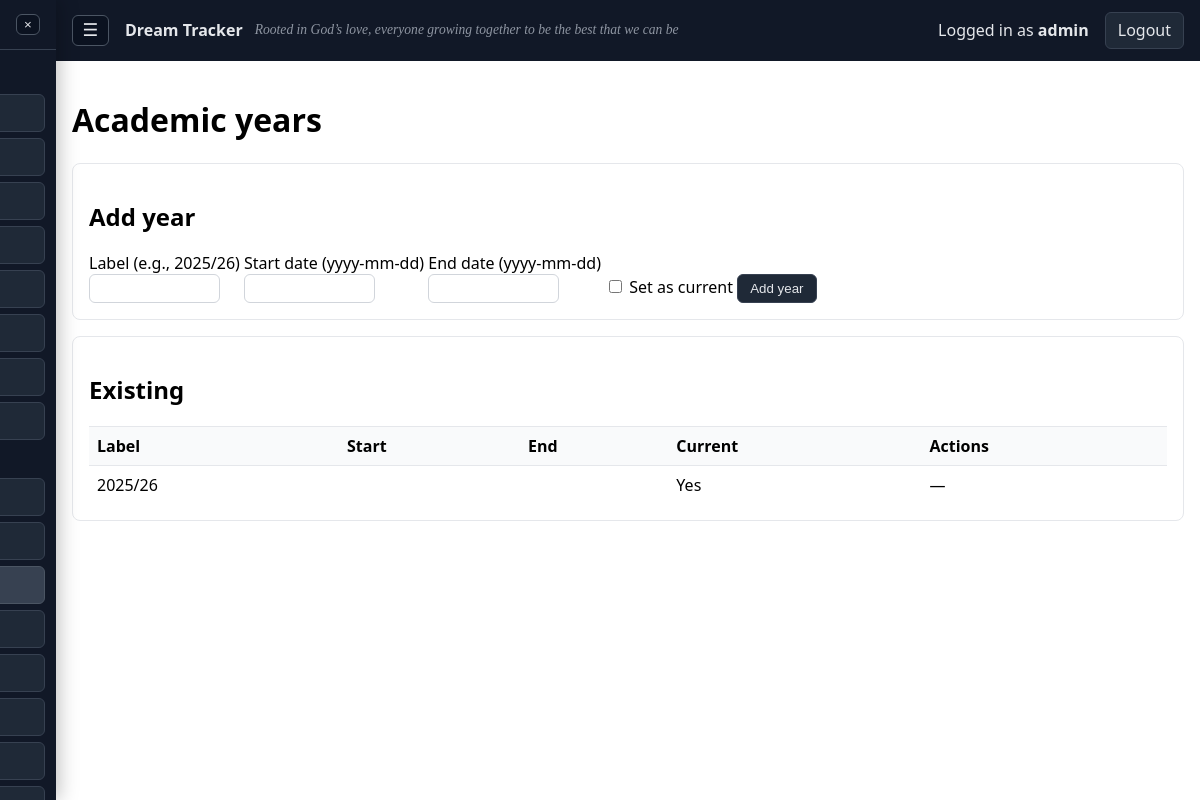
Page /admin/years (signed in) on the committed database.
### models.py (models this page shows, shortened)
class Teacher(UserMixin, db.Model):
    __tablename__ = "teachers"
    id = db.Column(db.Integer, primary_key=True)
    username = db.Column(db.String(80), unique=True, nullable=False)
    password_hash = db.Column(db.String(255), nullable=False)
    class_id = db.Column(db.Integer, db.ForeignKey("classes.id"))
    is_admin = db.Column(db.Boolean, nullable=False, default=False)
    is_active = db.Column(db.Boolean, nullable=False, default=True)
    class_links = db.relationship("TeacherClass", back_populates="teacher", cascade="all, delete-orphan")
    classes = db.relationship("SchoolClass", secondary="teacher_classes", viewonly=True)

class AcademicYear(db.Model):
    __tablename__ = "academic_years"
    id = db.Column(db.Integer, primary_key=True)
    label = db.Column(db.String(9), unique=True, nullable=False)  # "2025/26"
    start_date = db.Column(db.Date, nullable=True)
    end_date = db.Column(db.Date, nullable=True)
    is_current = db.Column(db.Boolean, default=False, nullable=False)

### app.py (the view, shortened to what this page needs)
    @app.route("/admin/years", methods=["GET", "POST"])
    @login_required
    def admin_years():
        if not getattr(current_user, "is_admin", False):
            flash("Admins only.", "error")
            return redirect(url_for("dashboard", subject="maths"))
        form = YearForm()
        set_form = SetCurrentYearForm()
        years = AcademicYear.query.order_by(AcademicYear.label.asc()).all()
        return render_template("admin_years.html", form=form, set_form=set_form, years=years)

### forms.py
class YearForm(FlaskForm):
    label = StringField("Label (e.g., 2025/26)", validators=[DataRequired(), Length(min=7, max=9)])
    start_date = StringField("Start date (optional, yyyy-mm-dd)", validators=[Optional(), Length(max=10)])
    end_date = StringField("End date (optional, yyyy-mm-dd)", validators=[Optional(), Length(max=10)])
    is_current = BooleanField("Set as current year")
    submit = SubmitField("Add year")

class SetCurrentYearForm(FlaskForm):
    year_id = HiddenField(validators=[DataRequired()])
    submit = SubmitField("Set current")

### templates/admin_years.html (shortened to what this page needs)
{% extends "layout.html" %}
{% block content %}
<h1>Academic years</h1>
<section class="card">
  <h2>Add year</h2>
  <form method="post">
    <label>Label (e.g., 2025/26)<br>{{ form.label(size=12) }}</label>
    <label>Start date (yyyy-mm-dd)<br>{{ form.start_date(size=12) }}</label>
    <label>End date (yyyy-mm-dd)<br>{{ form.end_date(size=12) }}</label>
    <label>{{ form.is_current() }} Set as current</label>
    {{ form.submit(class_="button") }}
  </form>
</section>
<section class="card">
  <h2>Existing</h2>
  <table>
    <thead><tr><th>Label</th><th>Start</th><th>End</th><th>Current</th><th>Actions</th></tr></thead>
    <tbody>
      {% for y in years %}
      <tr>
        <td>{{ y.label }}</td>
        <td>{{ y.start_date or '' }}</td>
        <td>{{ y.end_date or '' }}</td>
        <td>{{ 'Yes' if y.is_current else '' }}</td>
        <td>
          {% if not y.is_current %}
          <form method="post" style="display:inline">
            {{ set_form.csrf_token }}
            <input type="hidden" name="year_id" value="{{ y.id }}">
            {{ set_form.submit(class_="button") }}
          </form>
          {% else %}
          —
          {% endif %}
        </td>
      </tr>
      {% endfor %}
    </tbody>
  </table>
</section>
{% endblock %}

### templates/layout.html (shortened to what this page needs)
<!doctype html>
<html lang="en">
<head>
</head>
<body>
  {% set sidebar_params = namespace(values={}) %}
  {% for key in ['year','term','class','gender','pp','laps','svc','min_pct','max_pct','band'] %}
    {% if request.args.get(key) %}
      {% set _ = sidebar_params.values.update({key: request.args.get(key)}) %}
    {% endif %}
  {% endfor %}
  {% set sidebar_subject = request.view_args.get('subject') if request.view_args and request.view_args.get('subject') else request.args.get('subject', 'maths') %}
  {% set sidebar_mode = request.args.get('mode', 'table' if current_user.is_admin else 'home') %}
  {% set reports_href = url_for('reports', **sidebar_params.values) %}
  {% set is_year6_menu = y6_nav is not none %}
  {% if current_user.is_authenticated %}
    <div id="sidebarHoverZone" class="hover-zone" aria-hidden="true"></div>
    <aside id="sidebar" class="sidebar" aria-label="Main menu">
      <div class="sidebar-head">
        <button id="menuCloseBtn" class="sidebar-close" aria-label="Close menu" type="button">×</button>
      </div>
      <nav class="sidebar-nav">
        <div class="section-title">Teacher</div>
        {% if is_year6_menu %}
          <a class="sidebar-link {{ 'active' if request.endpoint == 'y6_home' or (request.endpoint == 'dashboard' and sidebar_mode == 'home') else '' }}" href="{{ url_for('y6_home', **sidebar_params.values) }}">Home</a>
          <a class="sidebar-link {{ 'active' if request.endpoint in ['y6_sats_tracker', 'sats_page'] else '' }}" href="{{ url_for('y6_sats_tracker', **sidebar_params.values) }}">SATs Tracker</a>
          <a class="sidebar-link {{ 'active' if request.endpoint in ['y6_writing', 'writing_dashboard'] or (request.endpoint == 'dashboard' and sidebar_subject == 'writing') else '' }}" href="{{ url_for('y6_writing', **sidebar_params.values) }}">Writing</a>
          <a class="sidebar-link {{ 'active' if request.endpoint in ['y6_reports', 'reports'] else '' }}" href="{{ url_for('y6_reports', **sidebar_params.values) }}">Reports</a>
        {% else %}
          <a class="sidebar-link {{ 'active' if request.endpoint == 'dashboard' and sidebar_mode == 'home' else '' }}" href="{{ url_for('dashboard', subject='maths', mode='home', **sidebar_params.values) }}">Home</a>
          <a class="sidebar-link {{ 'active' if request.endpoint == 'dashboard' and sidebar_mode == 'table' and sidebar_subject == 'maths' else '' }}" href="{{ url_for('dashboard', subject='maths', mode='table', **sidebar_params.values) }}">Maths</a>
          <a class="sidebar-link {{ 'active' if request.endpoint == 'dashboard' and sidebar_mode == 'table' and sidebar_subject == 'reading' else '' }}" href="{{ url_for('dashboard', subject='reading', mode='table', **sidebar_params.values) }}">Reading</a>
          <a class="sidebar-link {{ 'active' if request.endpoint == 'dashboard' and sidebar_mode == 'table' and sidebar_subject == 'spag' else '' }}" href="{{ url_for('dashboard', subject='spag', mode='table', **sidebar_params.values) }}">SPaG</a>
          <a class="sidebar-link {{ 'active' if request.endpoint == 'dashboard' and sidebar_mode == 'table' and sidebar_subject == 'writing' else '' }}" href="{{ url_for('dashboard', subject='writing', mode='table', **sidebar_params.values) }}">Writing</a>
          <a class="sidebar-link {{ 'active' if request.endpoint == 'assessments' else '' }}" href="{{ url_for('assessments') }}">GAP</a>
          <a class="sidebar-link {{ 'active' if request.endpoint == 'interventions' else '' }}" href="{{ url_for('interventions') }}">Interventions</a>
          <a class="sidebar-link {{ 'active' if request.endpoint == 'reports' else '' }}" href="{{ reports_href }}">Reports</a>
        {% endif %}
        {% if current_user.is_admin %}
          <div class="section-title">Admin</div>
          <a class="sidebar-link {{ 'active' if request.endpoint in ['admin_home','admin_overview'] else '' }}" href="{{ url_for('admin_home') }}">Home</a>
          <a class="sidebar-link {{ 'active' if request.endpoint in ['interventions','admin_interventions'] else '' }}" href="{{ url_for('interventions') }}">Interventions</a>
          <a class="sidebar-link {{ 'active' if request.endpoint == 'admin_years' else '' }}" href="{{ url_for('admin_years') }}">Years</a>
          <a class="sidebar-link {{ 'active' if request.endpoint == 'admin_promote' else '' }}" href="{{ url_for('admin_promote') }}">Promote</a>
          <a class="sidebar-link {{ 'active' if request.endpoint == 'admin_users' else '' }}" href="{{ url_for('admin_users') }}">Users</a>
          <a class="sidebar-link {{ 'active' if request.endpoint == 'admin_classes' else '' }}" href="{{ url_for('admin_classes') }}">Classes</a>
          <a class="sidebar-link {{ 'active' if request.endpoint == 'admin_archive' else '' }}" href="{{ url_for('admin_archive') }}">Archive</a>
          <a class="sidebar-link {{ 'active' if request.endpoint == 'import_results' else '' }}" href="{{ url_for('import_results') }}">Import data</a>
        {% endif %}
      </nav>
    </aside>
  {% endif %}
  <header class="bar">
    {% if current_user.is_authenticated %}
      <button id="menuBtn" class="menu-btn" aria-label="Open menu" type="button">☰</button>
    {% endif %}
    <div class="brand-wrap">
      <a class="brand" href="{{ url_for('index') }}">Dream Tracker</a>
      <span class="school-motto">Rooted in God’s love, everyone growing together to be the best that we can be</span>
    </div>
    {% if current_user.is_authenticated %}
      <span>Logged in as <strong>{{ current_user.username }}</strong></span>
      <a class="button" href="{{ url_for('logout') }}">Logout</a>
    {% else %}
      <a class="button" href="{{ url_for('login') }}">Login</a>
    {% endif %}
  </header>
  <main>
    {% block content %}{% endblock %}
  </main>
</body>
</html>

### templates/layout.html (style rules this page uses)
html, body { height: 100%; }
body { font-family: system-ui, -apple-system, Segoe UI, Roboto, Arial, sans-serif; margin: 0; padding: 0; display: block; width: 100%; overflow-x: hidden; }
header.bar { display: flex; align-items: center; flex-wrap: wrap; gap: 1rem; padding: 0.75rem 1rem; background: #111827; color: #e5e7eb; width: 100%; box-sizing: border-box; }
header.bar .brand { color: #e5e7eb; text-decoration: none; font-weight: 700; white-space: nowrap; }
header.bar .brand-wrap { display: inline-flex; align-items: center; position: relative; }
.school-motto { position: absolute; left: calc(100% + 0.75rem); font-family: "Georgia", "Times New Roman", cursive; font-style: italic; font-size: 0.85rem; color: #9ca3af; white-space: nowrap; opacity: 0.9; }
.menu-btn { border: 1px solid #4b5563; border-radius: 6px; background: #0b1220; color: #e5e7eb; font-size: 1.1rem; line-height: 1; padding: 0.35rem 0.6rem; cursor: pointer; }
header.bar a { color: #e5e7eb; text-decoration: none; }
.sidebar { position: fixed; top: 0; left: 0; height: 100vh; width: 260px; background: #111827; color: #e5e7eb; z-index: 30; box-shadow: 3px 0 18px rgba(0, 0, 0, 0.25); transform: translateX(-204px); transition: transform 0.2s ease; overflow-y: auto; }
.hover-zone { position: fixed; top: 0; left: 0; bottom: 0; width: 20px; z-index: 25; background: transparent; }
.sidebar-head { display: flex; align-items: center; justify-content: space-between; padding: 0.85rem 1rem; border-bottom: 1px solid #374151; font-weight: 700; }
.sidebar-close { border: 1px solid #4b5563; border-radius: 6px; background: #0b1220; color: #e5e7eb; line-height: 1; padding: 0.2rem 0.45rem; cursor: pointer; }
.sidebar-nav { display: flex; flex-direction: column; gap: 0.35rem; padding: 0.7rem; }
.sidebar-nav .section-title { color: #9ca3af; font-size: 0.8rem; text-transform: uppercase; letter-spacing: 0.02em; margin: 0.45rem 0 0.1rem; padding: 0 0.45rem; }
.sidebar-link { color: #e5e7eb; text-decoration: none; border: 1px solid #374151; border-radius: 6px; background: #1f2937; padding: 0.45rem 0.6rem; white-space: nowrap; overflow: hidden; text-overflow: ellipsis; }
.sidebar-link.active { background: #374151; border-color: #4b5563; }
a.button, button.button, .button { display: inline-block; padding: 0.4rem 0.75rem; border: 1px solid #374151; border-radius: 6px; background: #1f2937; color: #e5e7eb; white-space: nowrap; }
main { padding: 1rem; }
body.has-sidebar main, body.has-sidebar header.bar { padding-left: calc(56px + 1rem); }
section.card, .card { border: 1px solid #e5e7eb; border-radius: 8px; padding: 1rem; margin: 1rem 0; }
table { width: 100%; border-collapse: collapse; }
th, td { padding: 0.5rem; border-top: 1px solid #e5e7eb; text-align: left; vertical-align: top; }
th { background: #f9fafb; }
label { display: inline-block; }
select, input[type="text"], input[type="number"], input[type="file"], textarea { padding: 0.35rem 0.5rem; border: 1px solid #d1d5db; border-radius: 6px; }

### rows in the picture
Teacher: username "admin"
AcademicYear: label "2025/26", is_current "Yes"
